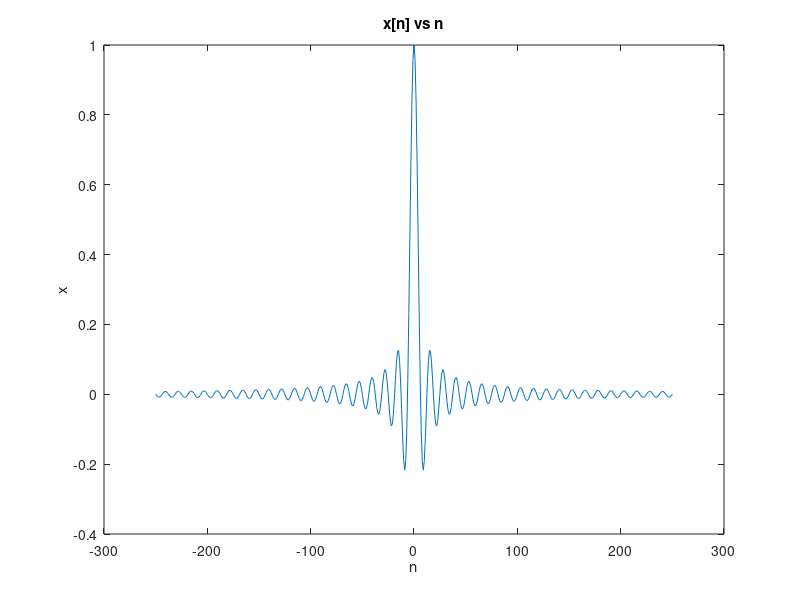
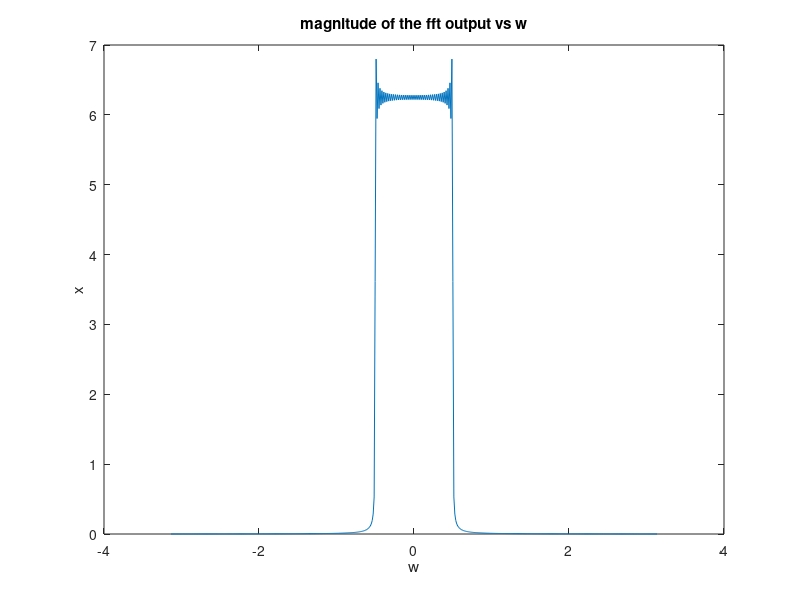
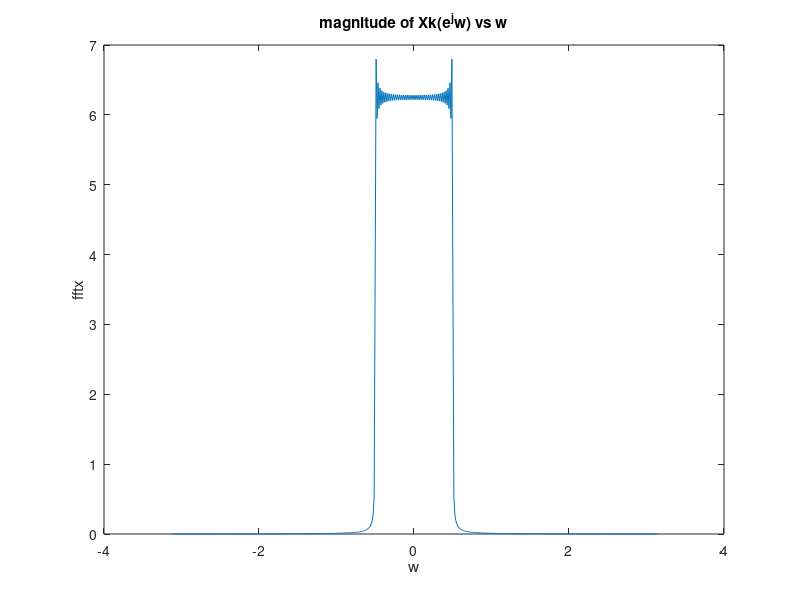
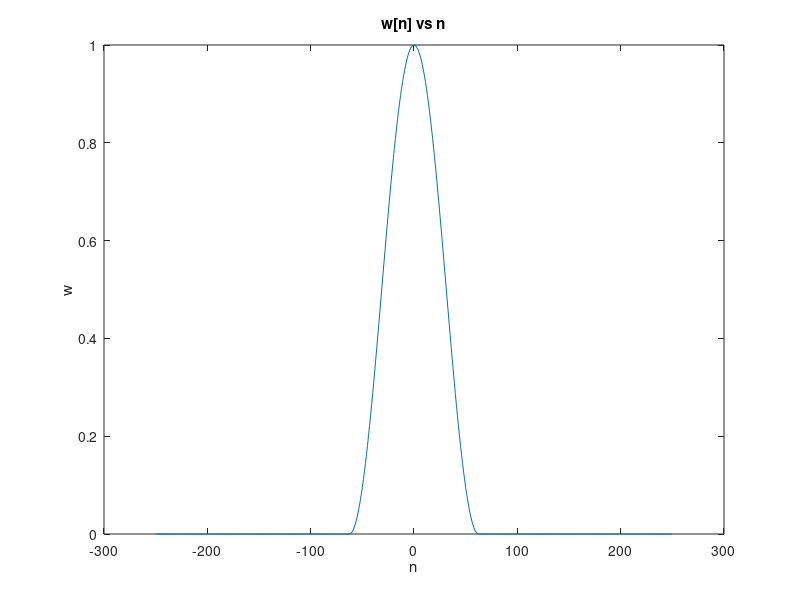

These figures' MATLAB source, in order:
%question 1(a)
n=-250:250;N=501;N1=(N-1)/2;T=20;Ts=T/N1;
x=sin(2*pi*n*Ts)./(2*pi*n*Ts);
x=x.*(n~=0);
x(251)=1;
figure;
plot(n,x);
xlabel('n');
ylabel('x');
title('x[n] vs n');
%question 1(b)
fftx=fft(x);
w=2*pi*n/N;
output=fftshift(abs(fftx));
figure;
plot(w,output);
xlabel('w');
ylabel('x');
title('magnitude of the fft output vs w');
%question 1(c)
Xk=zeros(1,501);
for num=1:N
    for ber=1:N
        Xk(num)=Xk(num)+x(ber)*exp(-1i*2*pi*(num-1)*(ber-1)/N);
    end
end
magx=fftshift(abs(Xk));
figure;
plot(w,magx);
xlabel('w');
ylabel('fftx');
title('magnitude of Xk(e^jw) vs w');
%question 2(d)
w2=(1/2)*(1+cos(4*pi*n/N1)).*(abs(n)<=N1/4)+0*(abs(n)>N1/4);
figure;
plot(n,w2);
xlabel('n');
ylabel('w');
title('w[n] vs n');
%question 2(e)
y=x.*w2;
figure;
plot(n,y);
xlabel('n');
ylabel('y');
title('y[n] vs n');
%question 2(f)
ffty=fft(y);
magy=fftshift(abs(ffty));
figure;
plot(w,magy);
xlabel('w');
ylabel('ffty');
title('magnitude of thefft output vs w');





